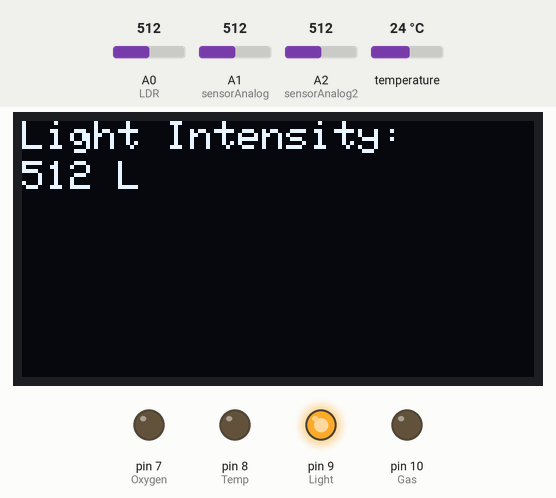
Bench run of a sketch on a simulated Arduino Uno, built with avr-gcc and run on an emulated ATmega328P. Parts: 128×64 one-colour display, output pins drawn as LEDs (lit = HIGH). The test bench sets the inputs (shaded band); at power-on: temperature 24 °C, A0 (LDR) = 512, A1 (sensorAnalog) = 512, A2 (sensorAnalog2) = 512. What the sketch prints to the serial monitor is not drawn.

Above: at 2.7 s.
2.8 s: temperature set to 27.2 °C
At 4.8 s:
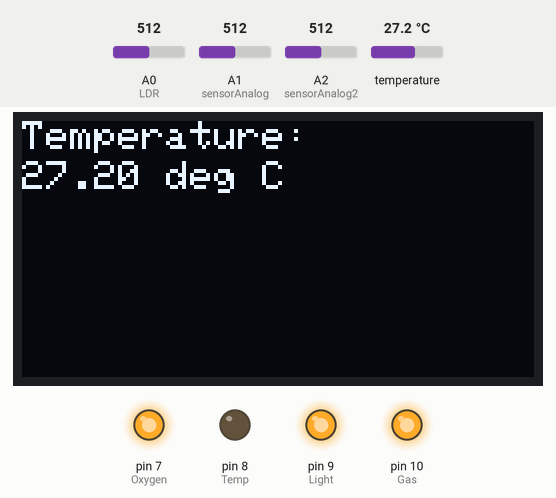
6.5 s: temperature set to 28.7 °C
At 10.0 s:
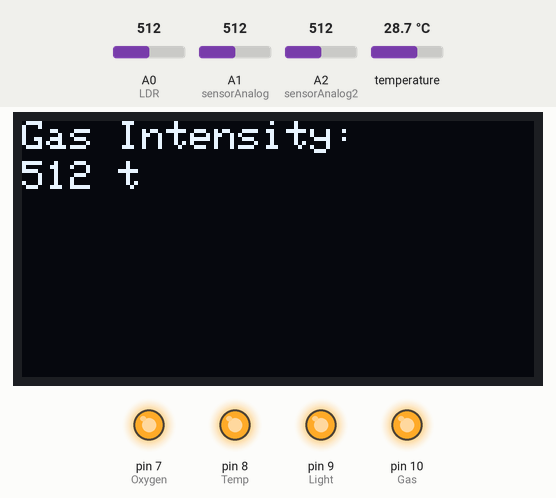
10.5 s: A0 (LDR) set to 319
At 11.1 s:
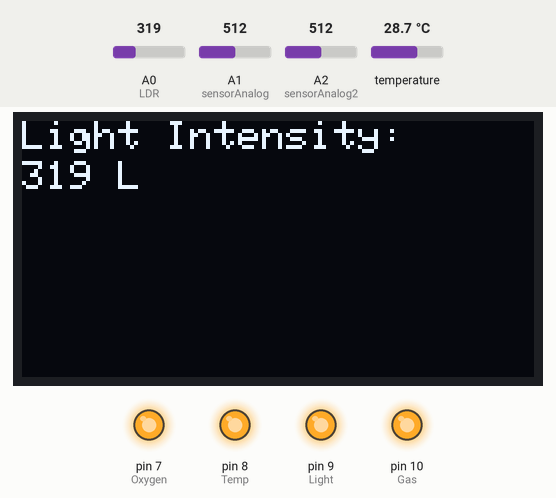
14.2 s: A0 (LDR) set to 287
At 17.6 s:
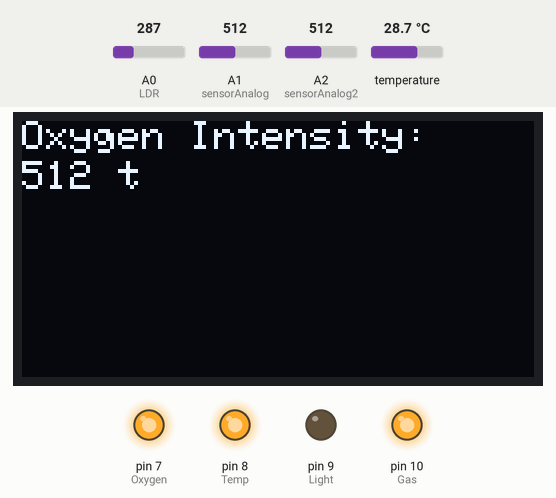
20.3 s: A1 (sensorAnalog) set to 209
At 23.3 s:
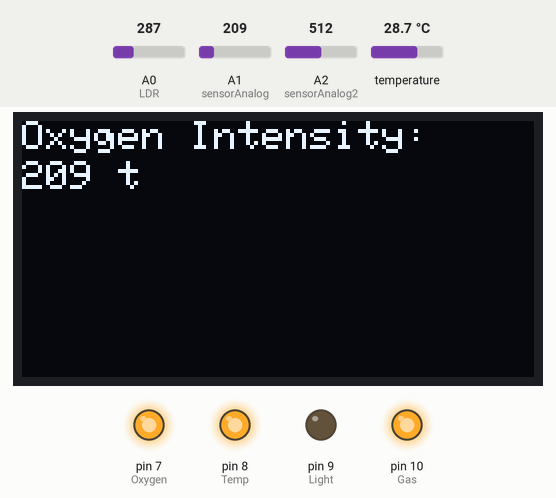
24.4 s: A1 (sensorAnalog) set to 194
At 27.2 s:
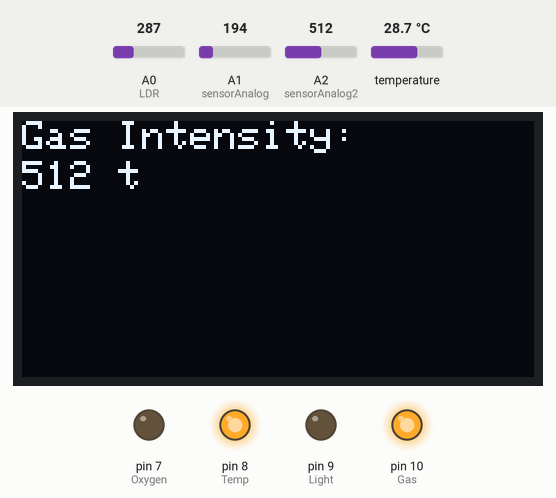
Timing chart, 0 to 28.7 s (numbered marks = the images above; inputs shaded):
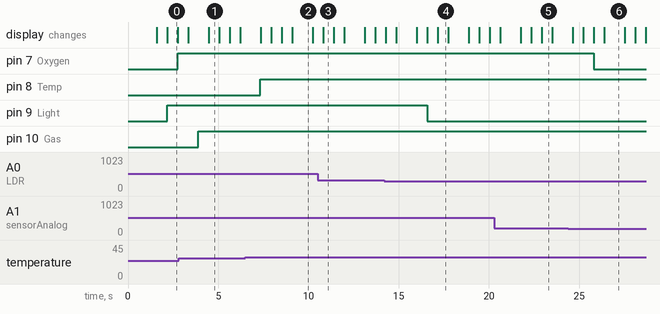

The sketch:

AirMonitoring_System.ino
```cpp
#include <Wire.h>
#include <Adafruit_GFX.h>
#include <Adafruit_SSD1306.h>
#include <SFE_BMP180.h>
#include <SoftwareSerial.h>

SFE_BMP180 pressure;
SoftwareSerial espSerial(6, 5);

#define OLED_RESET 4
Adafruit_SSD1306 display(OLED_RESET);

String str_Temp;
String str_Light;
String str_Oxygen;
String str_Gas;
String message;

double str_Temp_Value;
double str_Light_Value;
double str_Oxygen_Value;
double str_Gas_Value;

float Temperature;
float light;
float analog;
float analog2;

#define LDR A0        // LDR is connected to analog pin A0
#define Oxygen 7      // digital pin 7 for the Oxygen control
#define Gas 10         // digital pin 10 for the Gas control
#define Temp 8         // digital pin 8 for the Temperature control
#define Light 9        // digital pin 9 for the light control
#define sensorAnalog A1 // MQ3 connected to A1
#define sensorAnalog2 A2 // MQ2 connected to A2

void setup() {
  Serial.begin(115200);
  espSerial.begin(115200);
  Serial.println("BMP180 and LDR Measurements");

  if (pressure.begin())
    Serial.println("BMP180 init success");
  else {
    Serial.println("BMP180 init fail\n\n");
    while (1)
      ; // Pause forever.
  }
  Wire.begin();

  display.begin(SSD1306_SWITCHCAPVCC, 0x3C);
  display.clearDisplay();
  display.setTextColor(WHITE);
  display.setTextSize(1.5);
  display.setCursor(5, 2);
//  display.print("Hello, Muema!");
//  display.setCursor(0, 10);
//  display.print("Welcome To the ");
//  display.setCursor(0, 20);
//  display.print("Air Monitoring System");
  delay(1500);
  display.display();

  pinMode(Light, OUTPUT);
  pinMode(Temp, OUTPUT);
  pinMode(Oxygen, OUTPUT);
  pinMode(Gas, OUTPUT);
}

void loop() {
//  display.setCursor(5, 2);
//  display.print("Hello, Muema!");
//  display.setCursor(0, 10);
//  display.print("Welcome To the ");
//  display.setCursor(0, 20);
//  display.print("Air Monitoring System");
//  delay(1000);
//
  display.clearDisplay();
  char status;
  double Temperature;

  // Start a temperature measurement
  status = pressure.startTemperature();

  if (status != 0) {
    // Wait for the measurement to complete
    delay(status);

    // Retrieve the completed temperature measurement
    status = pressure.getTemperature(Temperature);

    if (status != 0) {
      // Print out the measurement
      Serial.print("Temperature: ");
      Serial.print(Temperature, 2);
      Serial.print(" deg C, ");
      Serial.print((9.0 / 5.0) * Temperature + 32.0, 2);
      Serial.println(" deg F");
      str_Temp = String("Temperature: ") + String(Temperature, 2) + " deg C, " + String((9.0 / 5.0) * Temperature + 32.0, 2) + " deg F";
      str_Temp_Value = Temperature;

       // Display the temperature on OLED
    display.setCursor(0, 0);
    display.print("Temperature: ");
    display.setCursor(0, 10);
    display.print(Temperature, 2);
    display.print(" deg C");

      // Control the light based on temperature
      if (Temperature > 28) {
        digitalWrite(Temp, HIGH);
        Serial.println("Light On Temperature");
      } else {
        digitalWrite(Temp, LOW);
        Serial.println("Light Off Temperature");
      }
      display.display();
    } else {
      Serial.println("Error retrieving temperature measurement");
    }
  } else {
    Serial.println("Error starting temperature measurement");
  }
  delay(550);

  display.clearDisplay();
  // Read light intensity from LDR
  int light = analogRead(LDR);
  Serial.println("Light Intensity: " + String(light));
  str_Light = String("Light Intensity: ") + String(light);
  str_Light_Value = light;
  display.setCursor(0, 0);
  display.print("Light Intensity: ");
  display.setCursor(0, 10);
  display.print(light);
  display.print(" L");
  display.display();


  // Control the light based on light intensity
  if (light > 300) {
    digitalWrite(Light, HIGH);
    Serial.println("Light On LDR");
  } else {
    digitalWrite(Light, LOW);
    Serial.println("Light Off LDR");
  }

  delay(550);

  display.clearDisplay();
  int analog = analogRead(sensorAnalog);
  int analog2 = analogRead(sensorAnalog2);

  Serial.print("Oxygen value : ");
  Serial.println(analog);
  str_Oxygen = String("Oxygen value : ") + String(analog);
  str_Oxygen_Value = analog;
  display.setCursor(0, 0);
  display.print("Oxygen Intensity: ");
  display.setCursor(0, 10);
  display.print(analog);
  display.print(" t");
  display.display();


  if (analog > 200) {
    digitalWrite(Oxygen, HIGH);
    Serial.println("Light On Oxygen");

  } else {
    digitalWrite(Oxygen, LOW);
    Serial.println("Light Off Oxygen");
  }

  delay(550);
  display.clearDisplay();
  Serial.print("Gas value : ");
  Serial.println(analog2);
  str_Gas = String("Gas value : ") + String(analog2);
  str_Gas_Value = analog2;

  display.setCursor(0, 0);
  display.print("Gas Intensity: ");
  display.setCursor(0, 10);
  display.print(analog2);
  display.print(" t");
  display.display();


  delay(550);

  if (analog2 > 250) {
    digitalWrite(Gas, HIGH);
    Serial.println("Light On Gas");

  } else {
    digitalWrite(Gas, LOW);
    Serial.println("Light Off Gas");
  }

message = "Temperature=" + String(Temperature) + " Light=" + String(light) + " Oxygen=" + String(analog) + " Gas=" + String(analog2);

espSerial.println(message);
Serial.println(message);
Serial.println("After message");
delay(550);
}
```

Measured:
- the behaviour switches between 28 and 28.1 °C on temperature (found by bisection; images 1 and 2)
- the behaviour switches between 301 and 300 on A0 (LDR) (found by bisection; images 3 and 4)
- the behaviour switches between 201 and 200 on A1 (sensorAnalog) (found by bisection; images 5 and 6)
- after the input at 6.5 s, pin 8 (Temp): LOW → HIGH after 0.83 s
- after the input at 14.2 s, pin 9 (Light): HIGH → LOW after 2.4 s
- after the input at 24.4 s, pin 7 (Oxygen): HIGH → LOW after 1.4 s
- what the display in image 0 shows lasts 0.6 s, from 2.2 s to 2.8 s
